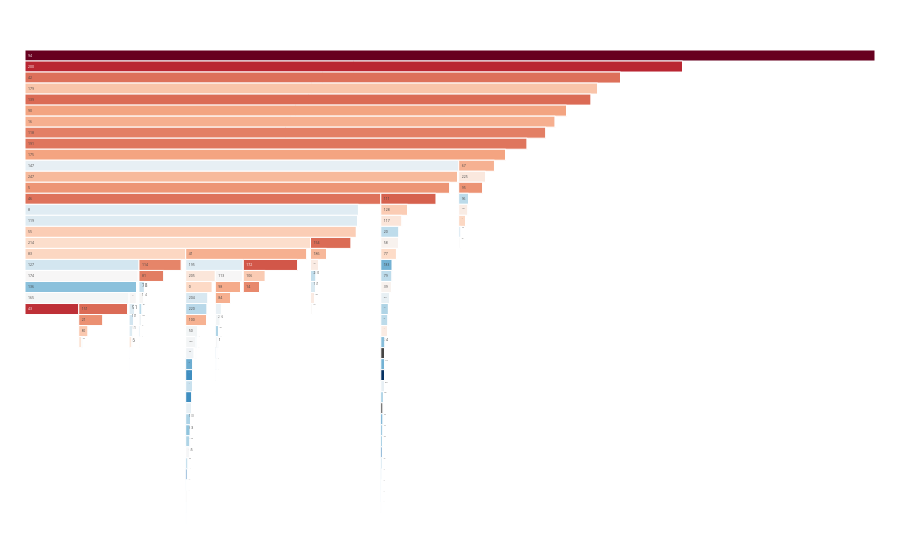

This figure's notebook cell:
### Code cell
fig = make_icicle(path_templ(80))
fig.show()

### Figure 1 — Plotly figure (JSON) as saved in the notebook; plotly's stock layout.template omitted (floating-point values rounded to 4 significant figures; data arrays with more than 128 entries replaced by an {"elided": "..."} marker saying what was removed)
{"data": [{"labels": {"elided": "265 str values"}, "marker": {"cmid": null, "colors": {"elided": "265 float values"}, "colorscale": [[0, "rgb(5,48,97)"], [0.1, "rgb(33,102,172)"], [0.2, "rgb(67,147,195)"], [0.3, "rgb(146,197,222)"], [0.4, "rgb(209,229,240)"], [0.5, "rgb(247,247,247)"], [0.6, "rgb(253,219,199)"], [0.7, "rgb(244,165,130)"], [0.8, "rgb(214,96,77)"], [0.9, "rgb(178,24,43)"], [1, "rgb(103,0,31)"]]}, "parents": {"elided": "265 str values"}, "root": {"color": "lightgrey"}, "tiling": {"orientation": "v"}, "type": "icicle", "values": {"elided": "265 int values"}}], "layout": {"margin": {"b": 25, "l": 25, "r": 25, "t": 50}}}
